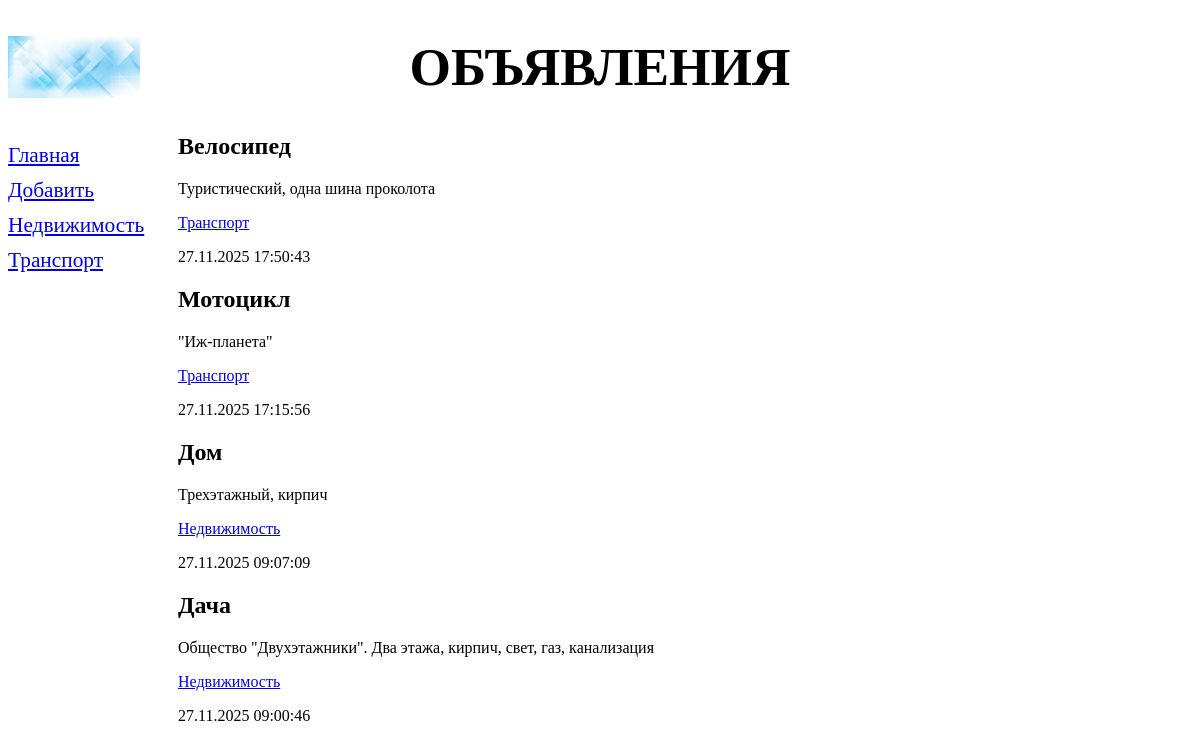
/bboard/, run on the app's committed database.
### bboard/models.py (models this page shows, shortened)
class Rubric(models.Model):
    name = models.CharField(max_length=20, db_index=True,
                            verbose_name='Название')
    class Meta:
     verbose_name_plural = 'Рубрики'
     verbose_name = 'Рубрика'
     ordering = ['name']

class Bb(models.Model):
    title = models.CharField(max_length=50, verbose_name='Товар')
    content = models.TextField(verbose_name='Описание')
    price = models.FloatField(verbose_name='Цена')
    published = models.DateTimeField(auto_now_add=True, db_index=True,
                                     verbose_name='Опубликовано')
    rubric = models.ForeignKey('Rubric', null=True,
                               on_delete=models.PROTECT,verbose_name='Рубрика')
    class Meta:
         verbose_name_plural = 'Объявления'
         verbose_name = 'Объявление'
         ordering = ['-published']

### bboard/views.py (the view)
# urls.py: path('', index, name='index'),
def index(request):
    bbs = Bb.objects.all()
    rubrics = Rubric.objects.all()
    context = {'bbs': bbs, 'rubrics': rubrics}
    return render(request, 'bboard/index.html', context)

### bboard/templates/bboard/index.html
{% extends "layout/basic.html" %}
{% block content %}
{% for bb in bbs %}
<div>
    <h2>{{ bb.title }}</h2>
    <p>{{ bb.content }}</p>
    <p><a href="{% url 'rubric_bbs' bb.rubric.pk %}">
        {{ bb.rubric.name }}</a></p>
    <p>{{ bb.published|date:"d.m.Y H:i:s" }}</p>
</div>
{% endfor %}
{% endblock %}

### bboard/templates/layout/basic.html (shortened to what this page needs)
{% load static %}
<!DOCTYPE html>
<html>
    <head>
        <link rel="stylesheet" type="text/css"
            href="{% static 'bboard/style.css' %}">
    </head>
    <body>
        <header>
            <h1>Объявления</h1>
        </header>
        <nav>
            <a href="{% url 'index' %}">Главная</a>
            <a href="{% url 'add' %}">Добавить</a>
            {% for rubric in rubrics %}
            <a href="{% url 'rubric_bbs' rubric.pk %}">{{ rubric.name }}</a>
            {% endfor %}
        </nav>
        <main>
        {% block content %}
        {% endblock %}
        </main>
    </body>
</html>

### bboard/static/bboard/style.css (style rules this page uses)
header h1 { font-size: 40pt; text-transform: uppercase; text-align: center; background: url("bg.jpg") left / auto 100% no-repeat; }
nav { font-size: 16pt; width: 150px; float: left; }
nav a { display: block; margin: 10px 0px; }
main { margin-left: 170px; }

### data on the page
Rubric: name "Недвижимость"
Rubric: name "Транспорт"
Bb: title "Велосипед", content "Туристический, одна шина проколота", rubric.name "Транспорт", published "27.11.2025 17:50:43"
Bb: title "Мотоцикл", content "\"Иж-планета\"", rubric.name "Транспорт", published "27.11.2025 17:15:56"
Bb: title "Дом", content "Трехэтажный, кирпич", rubric.name "Недвижимость", published "27.11.2025 09:07:09"
Bb: title "Дача", content "Общество \"Двухэтажники\". Два этажа, кирпич, свет, газ, канализация", rubric.name "Недвижимость", published "27.11.2025 09:00:46"
